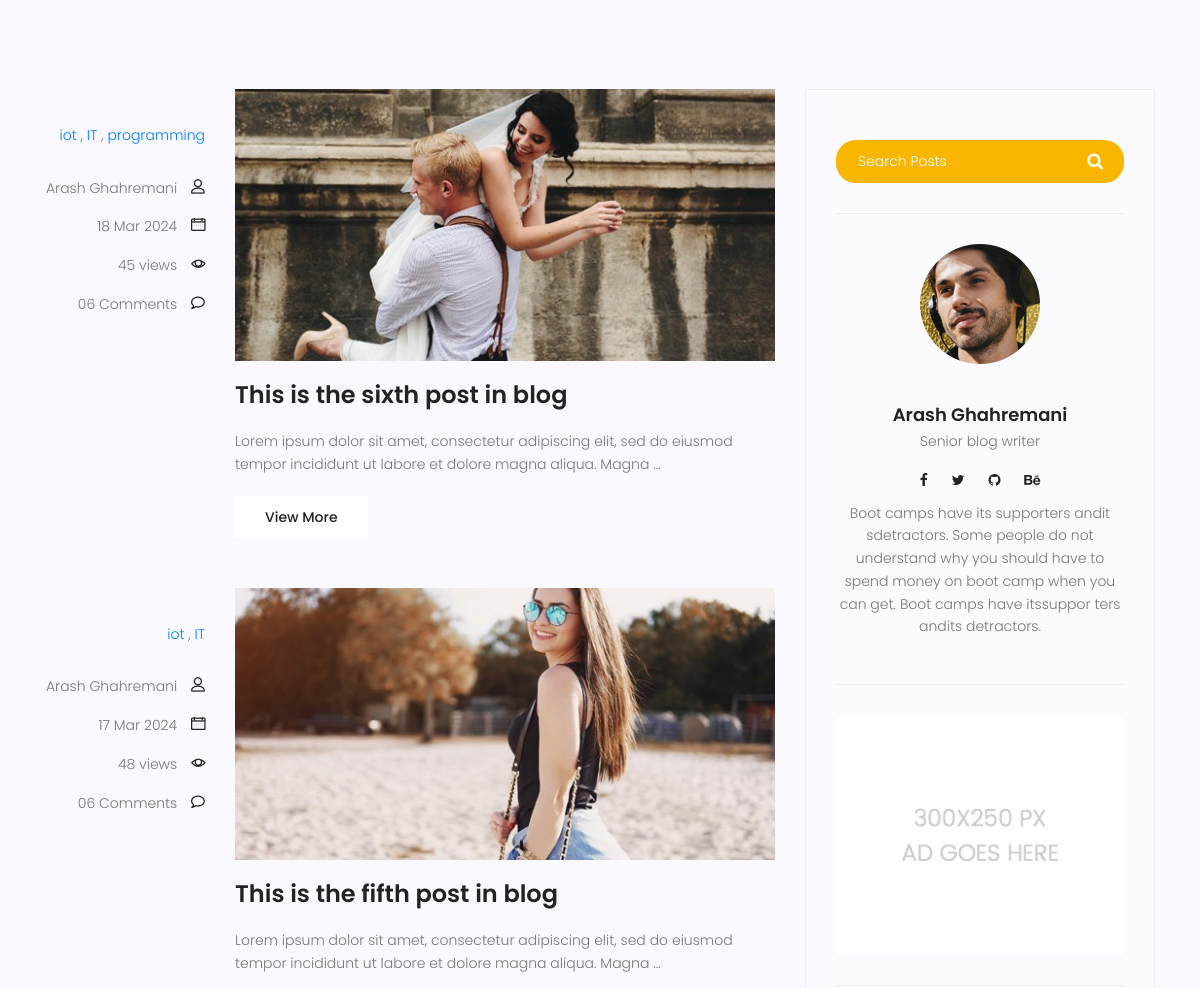
/blog/ (middle part), run on an earlier commit of the app's database.
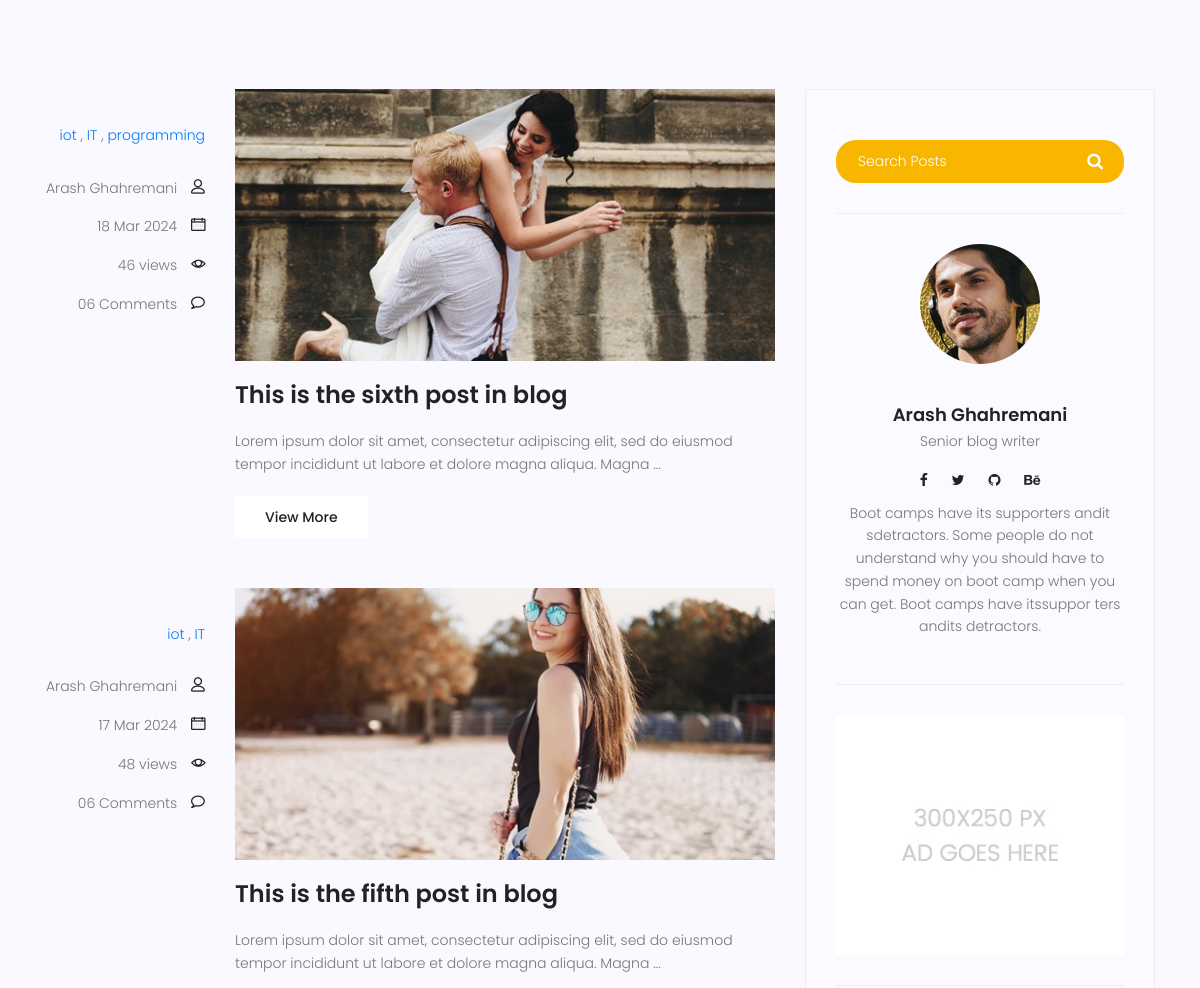
And on a later commit of the database.
### blog/models.py (models this page shows, shortened)
class Category(models.Model):
    name = models.CharField(max_length = 255)
    def __str__(self):
        return self.name

class Post (models.Model) :
    image = models.ImageField(upload_to = 'blog/',default = 'blog/default.jpg')
    author = models.ForeignKey(User,on_delete=models.SET_NULL,null=True)
    title = models.CharField (max_length = 200)
    content = models.TextField ()
    category = models.ManyToManyField (Category)
    counted_view = models.IntegerField (default = 0)
    status = models.BooleanField (default = False)
    published_date = models.DateTimeField (null = True)
    created_date = models.DateTimeField (auto_now_add = True)
    update_date = models.DateTimeField (auto_now = True)
    class Meta:
        ordering = ['-created_date']
    def excerpt(self) :
        return truncatewords(self.content,20)

### blog/views.py (the view)
# urls.py: path('', blog_view, name="index"),
def blog_view(request, **kwargs) :
    posts = Post.objects.filter(status = 1, published_date__lte = timezone.now())
    if kwargs.get('cat_name') != None:
        posts = posts.filter(category__name=kwargs['cat_name'])
    if kwargs.get('author_username') != None:
        posts = posts.filter(author__username = kwargs['author_username'])
    posts = Paginator (posts,3)
    try:
        page_number = request.GET.get ('page')
        posts = posts.get_page(page_number)
    except PageNotAnInteger:
        posts = posts.get_page(1)
    except EmptyPage:
        posts = posts.get_page(1)
    context = {'posts': posts}
    return render(request, "blog/blog-home.html", context)

### blog/templatetags/blog_tags.py (called while the page is built)
@register.inclusion_tag('blog/post-categories.html')
def postcategories() :
    posts = Post.objects.filter(status = 1)
    categories = Category.objects.all()
    cat_dict = {}
    for name in categories :
        cat_dict[name]=posts.filter(category=name).count()
    return {'categories':cat_dict}

### templates/blog/blog-home.html (shortened to what this page needs)
{% extends 'base.html' %}
{% load static %}
{% load blog_tags %}
{% block content %}
<section class="top-category-widget-area pt-90 pb-90 ">
</section>
<section class="post-content-area">
	<div class="container">
		<div class="row">
			<div class="col-lg-8 posts-list">
				{% for post in posts %}
				<div class="single-post row">
					<div class="col-lg-3  col-md-3 meta-details">
						<ul class="tags">
							{% for cat in post.category.all %}
								<a href="{% url 'blog:category' cat_name=cat.name %}"> {{ cat.name }}</a> {% if not forloop.last %},{% endif %}
							{% endfor %}
						</ul>
						<div class="user-details row">
							<p class="user-name col-lg-12 col-md-12 col-6"><a href="{% url 'blog:author' author_username=post.author.username %}">{{post.author.get_full_name}}</a>
								<span class="lnr lnr-user"></span></p>
							<p class="date col-lg-12 col-md-12 col-6"><a href="#">{{post.published_date|date:'d M Y'}}</a> <span
									class="lnr lnr-calendar-full"></span></p>
							<p class="view col-lg-12 col-md-12 col-6"><a href="#">{{post.counted_view}} views</a> <span
									class="lnr lnr-eye"></span></p>
							<p class="comments col-lg-12 col-md-12 col-6"><a href="#">06 Comments</a> <span
									class="lnr lnr-bubble"></span></p>
						</div>
					</div>
					<div class="col-lg-9 col-md-9 ">
						<div class="feature-img">
							<img class="img-fluid" src="{{post.image.url}}" alt="">
						</div>
						<a class="posts-title" href="{% url 'blog:single' pid=post.id%}">
							<h3>{{post.title}}</h3>
						</a>
						<p class="excert">
							{{post.excerpt}}
						</p>
						<a href={{post.id}} class="primary-btn">View More</a>
					</div>
				</div>
				{% endfor%}
			</div>
			<div class="col-lg-4 sidebar-widgets">
				<div class="widget-wrap">
						{% include 'blog/blog-search.html' %}
						{% include 'blog/blog-writer.html' %}
					    {% include 'blog/blog-ads.html' %}
				</div>
			</div>
		</div>
	</div>
</section>
{% endblock%}

### templates/base.html (shortened to what this page needs)
{% load static %}
<!DOCTYPE html>
<html lang="zxx" class="no-js">
<head>
    <link rel="stylesheet" href="{% static 'css/linearicons.css'%}">
    <link rel="stylesheet" href="{% static 'css/font-awesome.min.css'%}">
    <link rel="stylesheet" href="{% static 'css/bootstrap.css'%}">
    <link rel="stylesheet" href="{% static 'css/magnific-popup.css'%}">
    <link rel="stylesheet" href="{% static 'css/jquery-ui.css'%}">
    <link rel="stylesheet" href="{% static 'css/nice-select.css'%}">
    <link rel="stylesheet" href="{% static 'css/animate.min.css'%}">
    <link rel="stylesheet" href="{% static 'css/owl.carousel.css'%}">
    <link rel="stylesheet" href="{% static 'css/main.css'%}">
</head>
<body>
    {% block content %}
    {% endblock %}
</body>
</html>

### templates/blog/blog-search.html
{% load static %}
<div class="single-sidebar-widget search-widget">
    <form class="search-form" action="{% url 'blog:search' %}" method = 'get'>
        <input placeholder="Search Posts" name="s" type="text" onfocus="this.placeholder = ''"
            onblur="this.placeholder = 'Search Posts'">
        <button type="submit"><i class="fa fa-search"></i></button>
    </form>
</div>

### templates/blog/blog-writer.html
{% load static %}
    <div class="single-sidebar-widget user-info-widget">
        <img src="{% static 'img/blog/user-info.png' %}" alt="">
        <a href="#">
            <h4>Arash Ghahremani</h4>
        </a>
        <p>
            Senior blog writer
        </p>
        <ul class="social-links">
            <li><a href="#"><i class="fa fa-facebook"></i></a></li>
            <li><a href="#"><i class="fa fa-twitter"></i></a></li>
            <li><a href="#"><i class="fa fa-github"></i></a></li>
            <li><a href="#"><i class="fa fa-behance"></i></a></li>
        </ul>
        <p>
            Boot camps have its supporters andit sdetractors. Some people do not understand why you
            should have to spend money on boot camp when you can get. Boot camps have itssuppor ters
            andits detractors.
        </p>
    </div>

### templates/blog/blog-ads.html
{% load static %}
<div class="single-sidebar-widget ads-widget">
    <a href="#"><img class="img-fluid" src="{% static 'img/blog/ads-banner.jpg' %}" alt=""></a>
</div>

### templates/blog/post-categories.html (shortened to what this page needs)
{% load static %}

### statics/css/main.css (style rules this page uses)
body { color: #777777; font-family: "Poppins", sans-serif; font-size: 14px; font-weight: 300; line-height: 1.625em; position: relative; }
ol, ul { margin: 0; padding: 0; list-style: none; }
a { -webkit-transition: all 0.3s ease 0s; -moz-transition: all 0.3s ease 0s; -o-transition: all 0.3s ease 0s; transition: all 0.3s ease 0s; }
a, a:focus, a:hover { text-decoration: none; outline: 0; }
h1, h2, h3, h4, h5, h6 { font-family: "Poppins", sans-serif; color: #222222; line-height: 1.2em !important; margin-bottom: 0; margin-top: 0; font-weight: 600; }
h3, .h3 { font-size: 24px; }
h4, .h4 { font-size: 18px; }
.pt-90 { padding-top: 90px; }
.pb-90 { padding-bottom: 90px; }
h3 { font-size: 24px; }
h4 { font-size: 18px; }
h1, h2, h3, h4, h5, h6 { line-height: 1.5em; }
.primary-btn { background: #f8b600; line-height: 42px; padding-left: 30px; padding-right: 30px; border: none; color: #fff; display: inline-block; font-size: 14px; font-weight: 500; position: relative; -webkit-transition: all 0.3s ease 0s; -moz-transition: all 0.3s ease 0s; -o-transition: all 0.3s ease 0s; transition: all 0.3s ease 0s; cursor: pointer; position: relative; }
.top-category-widget-area { background-color: #f9f9ff; }
.post-content-area { background-color: #f9f9ff; }
.post-content-area .single-post { margin-bottom: 50px; }
.post-content-area .single-post .meta-details { text-align: right; margin-top: 35px; }
.post-content-area .single-post .meta-details .tags { margin-bottom: 30px; }
.post-content-area .single-post .user-name a, .post-content-area .single-post .date a, .post-content-area .single-post .view a, .post-content-area .single-post .comments a { color: #777777; margin-right: 10px; -webkit-transition: all 0.3s ease 0s; -moz-transition: all 0.3s ease 0s; -o-transition: all 0.3s ease 0s; transition: all 0.3s ease 0s; }
.post-content-area .single-post .user-name .lnr, .post-content-area .single-post .date .lnr, .post-content-area .single-post .view .lnr, .post-content-area .single-post .comments .lnr { font-weight: 900; color: #222; }
.post-content-area .single-post .feature-img img { width: 100%; }
.post-content-area .single-post .posts-title h3 { margin: 20px 0px; }
.post-content-area .single-post .excert { margin-bottom: 20px; }
.post-content-area .single-post .primary-btn { background: #fff !important; color: #222 !important; -webkit-transition: all 0.3s ease 0s; -moz-transition: all 0.3s ease 0s; -o-transition: all 0.3s ease 0s; transition: all 0.3s ease 0s; border-radius: 0px !important; }
.posts-list .posts-title h3 { -webkit-transition: all 0.3s ease 0s; -moz-transition: all 0.3s ease 0s; -o-transition: all 0.3s ease 0s; transition: all 0.3s ease 0s; }
.sidebar-widgets { padding-bottom: 120px; }
.widget-wrap { background: #fafaff; padding: 20px 0px; border: 1px solid #eee; }
.widget-wrap .single-sidebar-widget { margin: 30px 30px; padding-bottom: 30px; border-bottom: 1px solid #eee; }
.widget-wrap .search-widget form.search-form input[type=text] { color: #fff; padding: 10px 22px; font-size: 14px; border: none; float: left; width: 80%; border-bottom-left-radius: 20px; border-top-left-radius: 20px; background: #f8b600; }
.widget-wrap .search-widget form.search-form button { float: left; width: 20%; padding: 10px; background: #f8b600; color: #fff; font-size: 17px; border: none; cursor: pointer; border-bottom-right-radius: 20px; border-top-right-radius: 20px; }
.widget-wrap .search-widget form.search-form::after { content: ""; clear: both; display: table; }
.widget-wrap .user-info-widget { text-align: center; }
.widget-wrap .user-info-widget a h4 { margin-top: 40px; margin-bottom: 5px; -webkit-transition: all 0.3s ease 0s; -moz-transition: all 0.3s ease 0s; -o-transition: all 0.3s ease 0s; transition: all 0.3s ease 0s; }
.widget-wrap .user-info-widget .social-links li { display: inline-block; margin-bottom: 10px; }
.widget-wrap .user-info-widget .social-links li a { color: #222; padding: 10px; font-size: 14px; -webkit-transition: all 0.3s ease 0s; -moz-transition: all 0.3s ease 0s; -o-transition: all 0.3s ease 0s; transition: all 0.3s ease 0s; }
.widget-wrap .ads-widget img { width: 100%; }

What changed in the data, as far as the page shows it:
changed Post "This is the sixth post in blog": counted_view "45" → "46"
